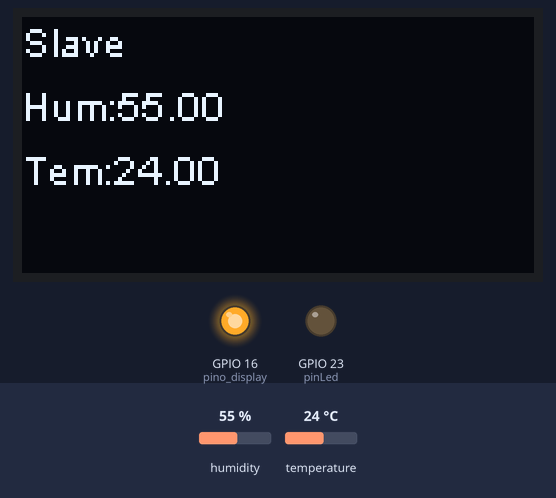
Bench run of a sketch on a simulated ESP32. On the bench: 128×64 one-colour display, output pins drawn as LEDs (lit = HIGH). The inputs (shaded band) are chosen by the test bench; at power-on: humidity 55 %, temperature 24 °C. The local clock reads 2024-03-15 10:24:30 at power-on unless the sketch sets it; no radio packets arrive unless stated; what the sketch prints to the serial monitor is not drawn.

Above: at 3.4 s.
3.5 s: humidity set to 22 %
At 5.4 s:
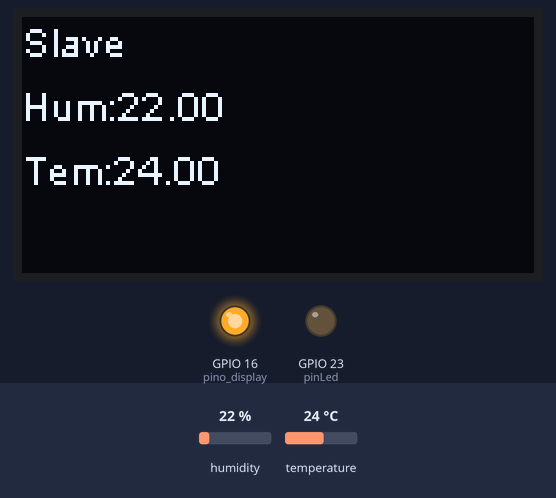
6.5 s: temperature set to 12 °C
At 8.3 s:
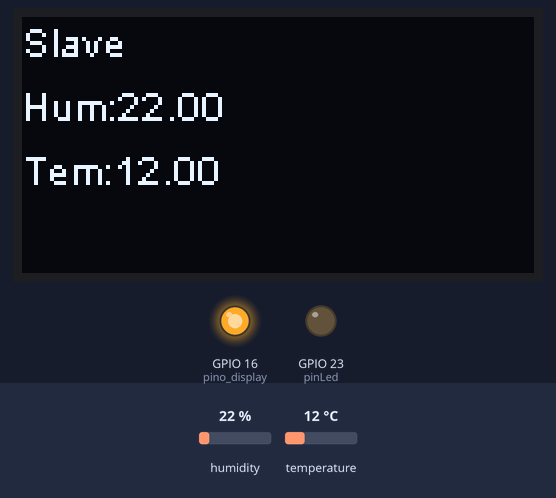
8.6 s: humidity set to 40 %
At 10.1 s:
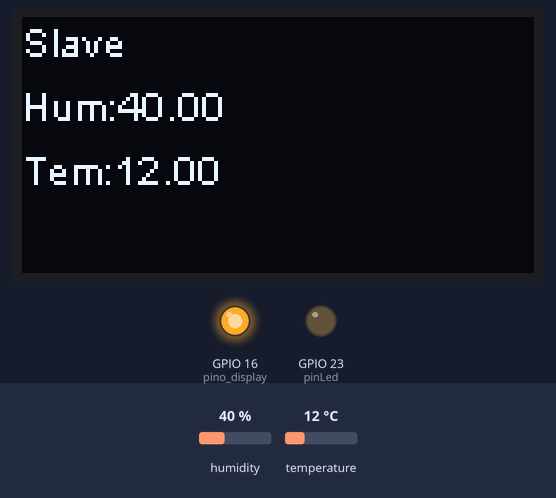
10.8 s: temperature set to 19 °C
Timing chart, 0 to 13.8 s (numbered marks = the images above; inputs shaded):
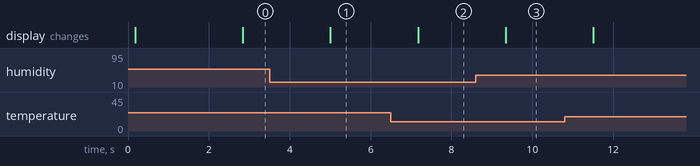

The sketch:

Sender_Beta.ino
```cpp
//SLAVE
#include <Wire.h> //barramento i2c
#include <SPI.h> //barramento serial
#include <LoRa.h>
#include "SSD1306.h" //display
#include <DHT.h>
#include "RTClib.h"
#define DHTPIN 13 //pino 13

// definição para os pinos LoRa
#define SCK 5
#define MISO 19
#define MOSI 27
#define SS 18
#define RST 15 //tava 14
#define DI00 26
#define BAND 915E6 //set freq 915mhz

float humidity, temperature;
float humidity_new = -1, temperature_new = -1;
String packetLora;
String temp;

const String GETSENSOR = "getsensor";
const String SETSENSOR = "setsensor";

const int pinLed = 23;

char daysOfTheWeek[7][12] = {"Dom", "Seg", "Ter", "Qua", "Qui", "Sex", "Sab"};

DHT dht(DHTPIN, DHT11);
SSD1306 display(0x3c, 4 , 15); //construtor = 0x3c é o identificador, 4 e 15 o de comunicação
RTC_DS1307 rtc;

bool setDisplay(){
  pinMode(16, OUTPUT); //pino display
  digitalWrite(16, LOW); // desligado
  delay(50);
  digitalWrite(16, HIGH); // ligado
  delay(50);
 return display.init();
}
void configDisplay(){
  display.flipScreenVertically();
  display.setFont(ArialMT_Plain_16);
  display.setTextAlignment(TEXT_ALIGN_CENTER);
  delay(50);
  display.drawString(65,20, "Hidrosens");
  display.display();
  delay(2000);
}
bool setLoRa(){
  SPI.begin(SCK,MISO,MOSI,SS); // set barramento SPI
  LoRa.setPins(SS,RST,DI00);  //set pinos chip LoRa
return LoRa.begin(BAND);
}
void readDHTSensor(){
  delay(500);
  String input = "";
  int packetSize = LoRa.parsePacket();
  humidity_new = dht.readHumidity();
  temperature_new = dht.readTemperature();
  if(packetSize == GETSENSOR.length()){
    while(LoRa.available()){
      input = input + (char)LoRa.read();
    }
  }
  if((isnan(humidity_new) || isnan(temperature_new || humidity_new == -1 || temperature_new == -1 ))) {
    Serial.println("Não foi possivel ler o sensor:");
    display.clear();
    display.flipScreenVertically();
    display.setTextAlignment(TEXT_ALIGN_LEFT);
    display.setFont(ArialMT_Plain_10);
    display.drawString(20, 20, "Falha ao ler o DHT");
    display.display();
      if(input.equals(GETSENSOR)){
        digitalWrite(pinLed,HIGH);
        String sensor = "NULL.|NULL.";
        Serial.println("Criando pacote");
        LoRa.beginPacket();
        LoRa.print(SETSENSOR + sensor);
        LoRa.endPacket();
        digitalWrite(pinLed,LOW);
        input = "";
      }

  }else if(humidity_new != humidity || temperature_new != temperature){
    humidity = humidity_new;
    temperature = temperature_new;
    showDisplay();
    if(input.equals(GETSENSOR)){
      digitalWrite(pinLed,HIGH);
      String sensor = String(humidity) + "|" + String(temperature);
      Serial.println("Criando pacote");
      LoRa.beginPacket();
      LoRa.print(SETSENSOR + sensor);
      LoRa.endPacket();
      showDisplay();
      digitalWrite(pinLed,LOW);
      input = "";
    }
   }
   else if(humidity_new == humidity || temperature_new == temperature){
    humidity = humidity_new;
    temperature = temperature_new;
    showDisplay();
    if(input.equals(GETSENSOR)){
      digitalWrite(pinLed,HIGH);
      String sensor = String(humidity) + "|" + String(temperature);
      Serial.println("Criando pacote");
      LoRa.beginPacket();
      LoRa.print(SETSENSOR + sensor);
      LoRa.endPacket();
      showDisplay();
      digitalWrite(pinLed,LOW);
      input = "";
    }
  }
}
void showDisplay(){
  delay(100);
  display.clear();
  display.flipScreenVertically();
  display.setTextAlignment(TEXT_ALIGN_LEFT);
  display.setFont(ArialMT_Plain_10);
  display.drawString(0, 0, "Slave");
  display.drawString(0, 16, "Hum:" + String(humidity));
  display.drawString(0, 32, "Tem:" + String(temperature));
  display.display();
  delay(100);
}


void setup() {
  Serial.begin(9600); //57600???
  Wire.begin(21,22);
  pinMode(pinLed, OUTPUT);

  if(!setDisplay()){
    Serial.println("Display failed!");
    while(1);
  }
  configDisplay();

  if(!setLoRa()){
    Serial.println("Display failed!");
    while(1);
  }
  if (!rtc.begin()) {
    Serial.println("Não foi possível encontrar RTC");
    while (1);
  }
  //rtc.adjust(DateTime(2021, 8, 27, 19, 55, 0));
  dht.begin();
}


void loop(){
  display.clear();
  DateTime now = rtc.now();
  Serial.println(now.second(), DEC);
  Serial.println(now.minute(), DEC);
  Serial.println(now.hour(), DEC);
  readDHTSensor();
  temp = String(humidity) + "|" + String(temperature);
  Serial.println(String(temp));
  display.clear();
}
```

Measured:
- after the input at 3.5 s, the display: changes after 1.5 s (image 1)
- after the input at 6.5 s, the display: changes after 0.67 s (image 2)
- after the input at 8.6 s, the display: changes after 0.74 s (image 3)
